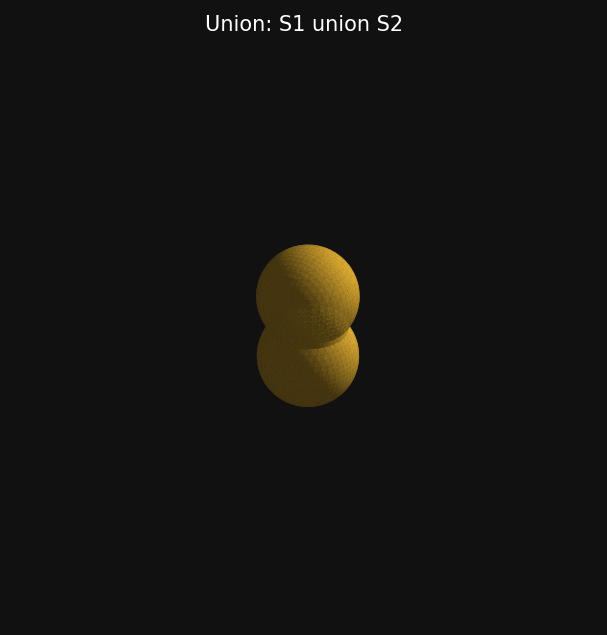

Write Python code to recreate this figure.
"""Union of two overlapping spheres.

Demonstrates: Union3D, sample_levelset_3d
Output:       examples/union_example.png

Mathematical identity verified:
    Union(A, B)(p) == min(A(p), B(p))
"""
import os, sys
sys.path.insert(0, os.path.dirname(os.path.dirname(os.path.dirname(os.path.abspath(__file__)))))

import numpy as np
from sdf3d import Sphere3D, Union3D, sample_levelset_3d

_BOUNDS = ((-1.0, 1.0), (-1.0, 1.0), (-1.0, 1.0))
_RES    = (64, 64, 64)
_OUT    = os.path.join(os.path.dirname(__file__), "union_example.png")


def _render_png(phi, out_path, title=""):
    try:
        import matplotlib.pyplot as plt
        from mpl_toolkits.mplot3d.art3d import Poly3DCollection
        from skimage import measure
    except ImportError:
        print("  scikit-image / matplotlib not available — skipping PNG")
        return

    lo = _BOUNDS[0][0]
    spacing = (_BOUNDS[0][1] - lo) / phi.shape[0]
    if phi.min() >= 0 or phi.max() <= 0:
        print("  No zero crossing — cannot render isosurface.")
        return

    verts, faces, _, _ = measure.marching_cubes(phi, level=0, spacing=(spacing,) * 3)
    verts += lo

    tris  = verts[faces]
    norms = np.cross(tris[:, 1] - tris[:, 0], tris[:, 2] - tris[:, 0])
    nlen  = np.linalg.norm(norms, axis=1, keepdims=True)
    norms = norms / np.where(nlen > 0, nlen, 1.0)
    shade = 0.3 + 0.7 * np.clip(norms @ np.array([0.577, 0.577, 0.577]), 0, 1)
    fc    = np.column_stack([shade * 0.9, shade * 0.7, shade * 0.2, np.ones_like(shade)])

    fig = plt.figure(figsize=(5, 5), facecolor="#111")
    ax  = fig.add_subplot(111, projection="3d")
    ax.set_facecolor("#111"); ax.set_axis_off(); ax.set_box_aspect([1, 1, 1])
    ax.add_collection3d(Poly3DCollection(verts[faces], facecolors=fc, edgecolors="none"))
    hi = _BOUNDS[0][1]
    ax.set_xlim(lo, hi); ax.set_ylim(lo, hi); ax.set_zlim(lo, hi)
    ax.set_title(title, color="white", fontsize=10)
    plt.savefig(out_path, dpi=150, bbox_inches="tight", facecolor="#111")
    plt.close()
    print(f"  Saved: {out_path}")


def main():
    print("=" * 60)
    print("UNION: two overlapping spheres")
    print("  S1: centre (-0.2, 0, 0)  radius 0.3")
    print("  S2: centre (+0.2, 0, 0)  radius 0.3")
    print("=" * 60)

    s1 = Sphere3D(0.3).translate(-0.2, 0.0, 0.0)
    s2 = Sphere3D(0.3).translate( 0.2, 0.0, 0.0)
    geom = Union3D(s1, s2)

    phi   = sample_levelset_3d(geom, _BOUNDS, _RES)
    phi_s1 = sample_levelset_3d(s1,   _BOUNDS, _RES)
    phi_s2 = sample_levelset_3d(s2,   _BOUNDS, _RES)

    # --- mathematical verification ---
    expected  = np.minimum(phi_s1, phi_s2)
    max_diff  = np.abs(phi - expected).max()

    print(f"\nSDF range : [{phi.min():.4f}, {phi.max():.4f}]")
    print(f"Inside (phi<0): {(phi < 0).any()}   Outside (phi>0): {(phi > 0).any()}")
    print(f"max |Union - min(S1,S2)| = {max_diff:.2e}  (should be ~0)")

    # --- spot checks ---
    # At origin both spheres have phi = 0.2 - 0.3 = -0.1 -> union = -0.1
    p = np.array([[[0.0, 0.0, 0.0]]])
    v_s1  = float(s1.sdf(p).flat[0]);  v_s2 = float(s2.sdf(p).flat[0])
    v_u   = float(geom.sdf(p).flat[0])
    print(f"\nAt origin: S1={v_s1:.4f}  S2={v_s2:.4f}  Union={v_u:.4f}  (expected {min(v_s1,v_s2):.4f})")

    ok = max_diff < 1e-5 and phi.min() < 0 and phi.max() > 0
    print("\n" + ("PASSED PASSED" if ok else "FAILED FAILED"))

    _render_png(phi, _OUT, "Union: S1 union S2")


if __name__ == "__main__":
    main()
